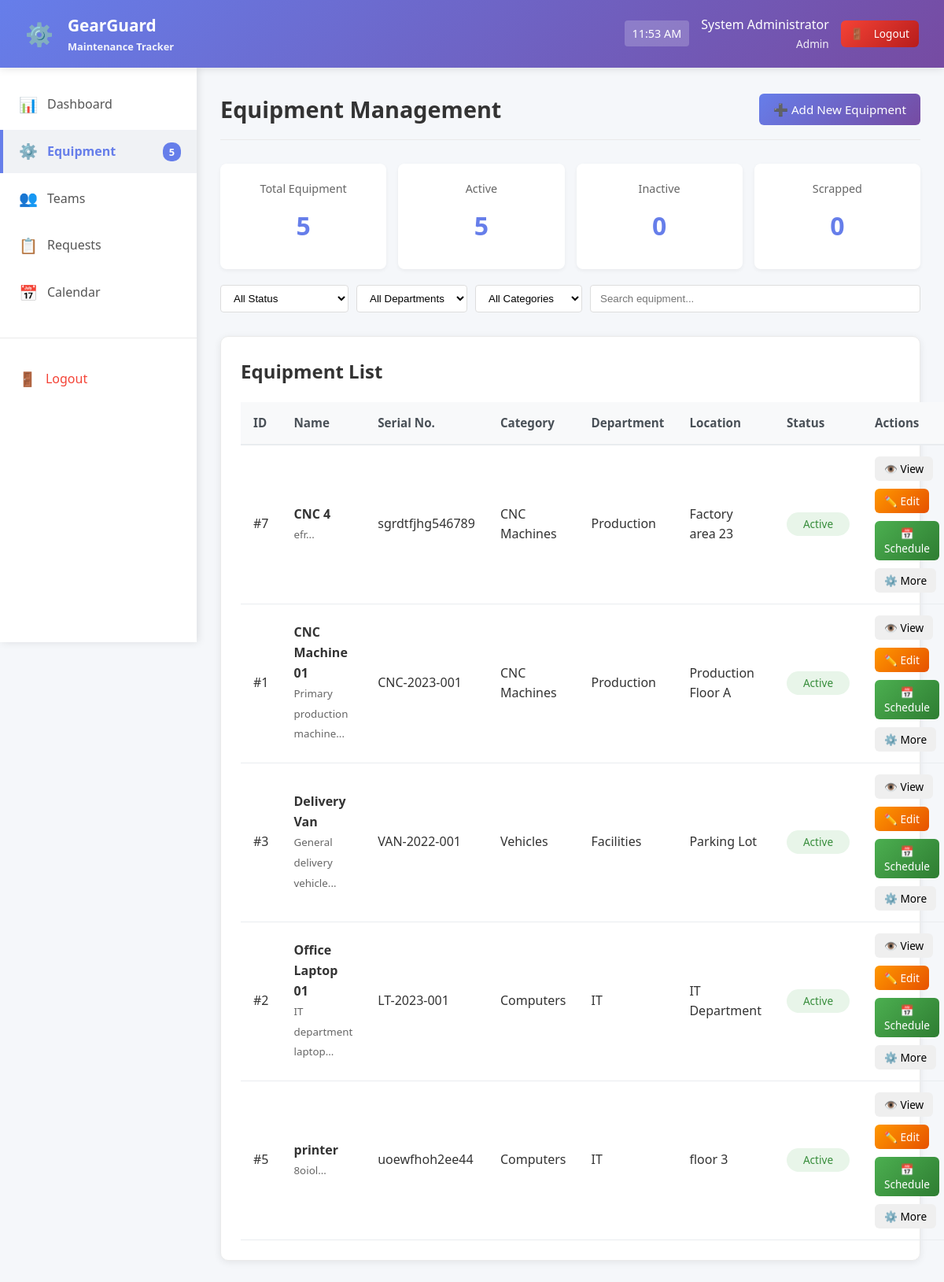
Page /pages/equipment.php (signed in) on the committed database.
### tables this page shows
CREATE TABLE `equipment` (
  `id` int(11) NOT NULL,
  `name` varchar(200) NOT NULL,
  `serial_number` varchar(100) DEFAULT NULL,
  `category_id` int(11) DEFAULT NULL,
  `department_id` int(11) DEFAULT NULL,
  `location` varchar(200) DEFAULT NULL,
  `status` varchar(20) DEFAULT 'active',
  `notes` text DEFAULT NULL,
  `created_at` timestamp NOT NULL DEFAULT current_timestamp(),
  `purchase_date` date DEFAULT NULL,
  `warranty_date` date DEFAULT NULL,
  `maintenance_team_id` int(11) DEFAULT NULL,
  `created_by` int(11) DEFAULT NULL
);

CREATE TABLE `equipment_categories` (
  `id` int(11) NOT NULL,
  `name` varchar(100) NOT NULL,
  `description` text DEFAULT NULL,
  `status` enum('active','inactive') DEFAULT 'active'
);

CREATE TABLE `departments` (
  `id` int(11) NOT NULL,
  `name` varchar(100) NOT NULL,
  `description` text DEFAULT NULL,
  `status` enum('active','inactive') DEFAULT 'active',
  `created_at` timestamp NOT NULL DEFAULT current_timestamp()
);

### pages/equipment.php (the view, shortened to what this page needs)
<?php
$conn = mysqli_connect("localhost", "root", "", "gear_guard");
$equipment_list = [];
$result = mysqli_query($conn, "
    SELECT e.*,
           ec.name as category_name,
           d.name as department_name,
           mt.name as maintenance_team_name,
           u.username as created_by_username
    FROM equipment e
    LEFT JOIN equipment_categories ec ON e.category_id = ec.id
    LEFT JOIN departments d ON e.department_id = d.id
    LEFT JOIN maintenance_teams mt ON e.maintenance_team_id = mt.id
    LEFT JOIN users u ON e.created_by = u.id
    ORDER BY e.name
");
if ($result) {
    while ($row = mysqli_fetch_assoc($result)) {
        $equipment_list[] = $row;
    }
}
$total_equipment = count($equipment_list);
$active_equipment = 0;
$inactive_equipment = 0;
$scrapped_equipment = 0;
foreach ($equipment_list as $item) {
    switch ($item['status']) {
        case 'active':
            $active_equipment++;
            break;
    }
}
?>
<!DOCTYPE html>
<html lang="en">
<head>
    <link rel="stylesheet" href="../css/style.css">
</head>
<body>
    <?php include '../includes/header.php'; ?>
    <div class="container">
        <?php include '../includes/sidebar.php'; ?>
        <main class="main-content">
            <div class="page-header">
                <h1>Equipment Management</h1>
                <button onclick="showAddModal()" class="btn btn-primary">
                    ➕ Add New Equipment
                </button>
            </div>
            <div class="stats-overview">
                <div class="stat-card">
                    <div class="label">Total Equipment</div>
                    <div class="value"><?php echo $total_equipment; ?></div>
                </div>
                <div class="stat-card">
                    <div class="label">Active</div>
                    <div class="value"><?php echo $active_equipment; ?></div>
                </div>
                <div class="stat-card">
                    <div class="label">Inactive</div>
                    <div class="value"><?php echo $inactive_equipment; ?></div>
                </div>
                <div class="stat-card">
                    <div class="label">Scrapped</div>
                    <div class="value"><?php echo $scrapped_equipment; ?></div>
                </div>
            </div>
            <div class="filter-bar">
                <select class="filter-select" id="statusFilter" onchange="filterEquipment()">
                    <option value="">All Status</option>
                </select>
                <select class="filter-select" id="departmentFilter" onchange="filterEquipment()">
                    <option value="">All Departments</option>
                </select>
                <select class="filter-select" id="categoryFilter" onchange="filterEquipment()">
                    <option value="">All Categories</option>
                </select>
                <input type="text" class="filter-select" id="searchInput" placeholder="Search equipment..."
                       onkeyup="filterEquipment()" style="flex: 1;">
            </div>
            <div class="table-container">
                <h2>Equipment List</h2>
                <?php if (!empty($equipment_list)): ?>
                    <table class="table" id="equipmentTable">
                        <thead>
                            <tr>
                                <th>ID</th>
                                <th>Name</th>
                                <th>Serial No.</th>
                                <th>Category</th>
                                <th>Department</th>
                                <th>Location</th>
                                <th>Status</th>
                                <th>Actions</th>
                            </tr>
                        </thead>
                        <tbody id="equipmentTableBody">
                            <?php foreach ($equipment_list as $item):
                                $status_class = 'status-' . $item['status'];
                            ?>
                            <tr data-status="<?php echo $item['status']; ?>"
                                data-department="<?php echo $item['department_id']; ?>"
                                data-category="<?php echo $item['category_id']; ?>"
                                data-name="<?php echo htmlspecialchars(strtolower($item['name'])); ?>"
                                data-serial="<?php echo htmlspecialchars(strtolower($item['serial_number'])); ?>">
                                <td>#<?php echo $item['id']; ?></td>
                                <td>
                                    <strong><?php echo htmlspecialchars($item['name']); ?></strong>
                                    <?php if ($item['notes']): ?>
                                        <br><small style="color: #666;"><?php echo substr(htmlspecialchars($item['notes']), 0, 50) . '...'; ?></small>
                                    <?php endif; ?>
                                </td>
                                <td><?php echo htmlspecialchars($item['serial_number'] ?: 'N/A'); ?></td>
                                <td><?php echo htmlspecialchars($item['category_name'] ?: 'N/A'); ?></td>
                                <td><?php echo htmlspecialchars($item['department_name'] ?: 'N/A'); ?></td>
                                <td><?php echo htmlspecialchars($item['location'] ?: 'N/A'); ?></td>
                                <td>
                                    <span class="status-badge <?php echo $status_class; ?>">
                                        <?php echo ucfirst(str_replace('_', ' ', $item['status'])); ?>
                                    </span>
                                </td>
                                <td>
                                    <div class="action-buttons">
                                        <button class="btn btn-sm btn-info" onclick="viewEquipment(<?php echo $item['id']; ?>)">
                                            👁️ View
                                        </button>
                                        <button class="btn btn-sm btn-warning" onclick="editEquipment(<?php echo $item['id']; ?>)">
                                            ✏️ Edit
                                        </button>
                                        <button class="btn btn-sm btn-success" onclick="scheduleMaintenance(<?php echo $item['id']; ?>, '<?php echo htmlspecialchars($item['name']); ?>')">
                                            📅 Schedule
                                        </button>
                                        <div class="dropdown">
                                            <button class="btn btn-sm btn-secondary dropdown-toggle" type="button">
                                                ⚙️ More
                                            </button>
                                        </div>
                                    </div>
                                </td>
                            </tr>
                            <?php endforeach; ?>
                        </tbody>
                    </table>
                <?php endif; ?>
            </div>
        </main>
    </div>
</body>
</html>

### css/style.css (style rules this page uses)
* { margin: 0; padding: 0; box-sizing: border-box; }
body { font-family: 'Segoe UI', Tahoma, Geneva, Verdana, sans-serif; background-color: #f5f7fa; color: #333; line-height: 1.6; }
.container { display: flex; min-height: calc(100vh - 70px); }
.main-content { flex: 1; padding: 30px; overflow-y: auto; }
.table-container { background: white; border-radius: 10px; padding: 25px; box-shadow: 0 2px 10px rgba(0,0,0,0.08); margin-top: 30px; border: 1px solid #eaeaea; }
.table-container h2 { margin-bottom: 20px; color: #333; font-size: 1.5rem; }
.table { width: 100%; border-collapse: collapse; margin-top: 10px; }
.table th { background: #f8f9fa; padding: 14px 16px; text-align: left; font-weight: 600; color: #495057; border-bottom: 2px solid #e9ecef; font-size: 0.95rem; }
.table td { padding: 14px 16px; border-bottom: 1px solid #e9ecef; vertical-align: middle; }
.status-badge { padding: 5px 12px; border-radius: 20px; font-size: 0.85rem; font-weight: 500; display: inline-block; min-width: 80px; text-align: center; }
.btn { padding: 10px 18px; border: none; border-radius: 6px; cursor: pointer; font-weight: 500; transition: all 0.3s; display: inline-flex; align-items: center; gap: 8px; text-decoration: none; font-size: 0.95rem; font-family: inherit; }
.btn-primary { background: linear-gradient(135deg, #667eea, #764ba2); color: white; }
.btn-success { background: linear-gradient(135deg, #4CAF50, #2E7D32); color: white; }
.btn-warning { background: linear-gradient(135deg, #FF9800, #E65100); color: white; }
.btn-sm { padding: 6px 12px; font-size: 0.85rem; }
.page-header { display: flex; justify-content: space-between; align-items: center; margin-bottom: 30px; padding-bottom: 15px; border-bottom: 1px solid #eaeaea; }
.page-header h1 { font-size: 1.8rem; color: #333; font-weight: 600; }
.stats-overview { display: grid; grid-template-columns: repeat(auto-fit, minmax(200px, 1fr)); gap: 15px; margin: 20px 0; }
.stat-card { background: white; padding: 20px; border-radius: 8px; box-shadow: 0 2px 5px rgba(0,0,0,0.05); text-align: center; }
.stat-card .value { font-size: 2rem; font-weight: bold; color: #667eea; margin: 10px 0; }
.stat-card .label { color: #666; font-size: 0.9rem; }

### pages/equipment.php (style rules this page uses)
.status-badge { padding: 4px 12px; border-radius: 20px; font-size: 0.85rem; font-weight: 500; display: inline-block; }
.status-active { background: #e8f5e9; color: #388e3c; }
.filter-bar { display: flex; gap: 10px; margin-bottom: 20px; flex-wrap: wrap; }
.filter-select { padding: 8px 12px; border: 1px solid #ddd; border-radius: 4px; background: white; }
.dropdown { position: relative; }
.action-buttons { display: flex; gap: 10px; flex-wrap: wrap; }

### rows in the picture
equipment: id "7", name "CNC 4", notes "efr", serial_number "sgrdtfjhg546789", equipment_categories.name "CNC Machines", department.name "Production", location "Factory area 23", status "Active"
equipment: id "1", name "CNC Machine 01", notes "Primary production machine", serial_number "CNC-2023-001", equipment_categories.name "CNC Machines", department.name "Production", location "Production Floor A", status "Active"
equipment: id "3", name "Delivery Van", notes "General delivery vehicle", serial_number "VAN-2022-001", equipment_categories.name "Vehicles", department.name "Facilities", location "Parking Lot", status "Active"
equipment: id "2", name "Office Laptop 01", notes "IT department laptop", serial_number "LT-2023-001", equipment_categories.name "Computers", department.name "IT", location "IT Department", status "Active"
equipment: id "5", name "printer", notes "8oiol", serial_number "uoewfhoh2ee44", equipment_categories.name "Computers", department.name "IT", location "floor 3", status "Active"

### other values in the picture
$_SESSION['full_name'] "System Administrator"
$_SESSION['role'] "Admin"
$equipment_count "5"
$total_equipment "5"
$active_equipment "5"
$inactive_equipment "0"
$scrapped_equipment "0"
